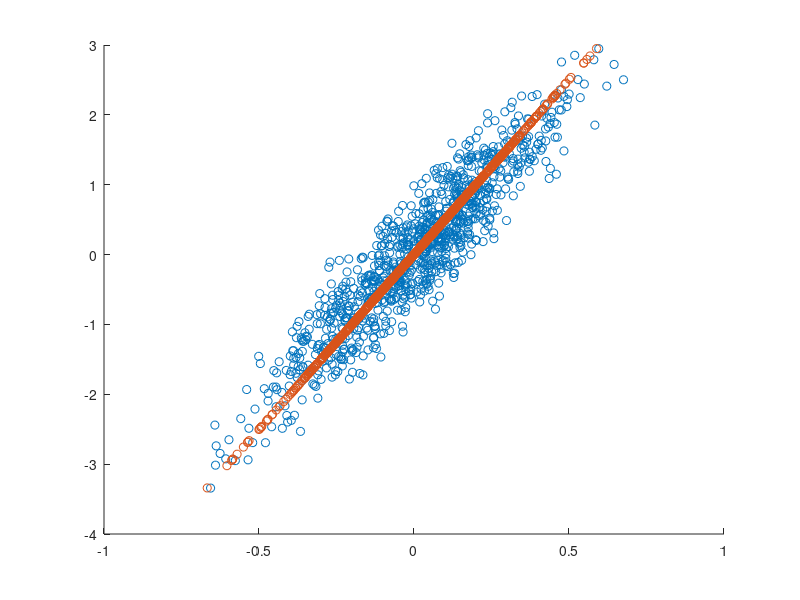

Here is the MATLAB script that generated this plot:
clc;
clear;
close all;

% Generate Date
W = randn(1000, 2);
A = rand(2, 2);
X = W*A;

% Covariance Matrix
C = cov(X);

% Find PC1
[V, E] = eig(C);
[emax, emax_ind] = max(diag(E));
u = V(:, emax_ind);

% Transform Data
z = X*u;

% Decode Data
Y = z*u';

% Plot Results
figure;
scatter(X(:,1), X(:,2));
hold on;
scatter(Y(:,1), Y(:,2));




